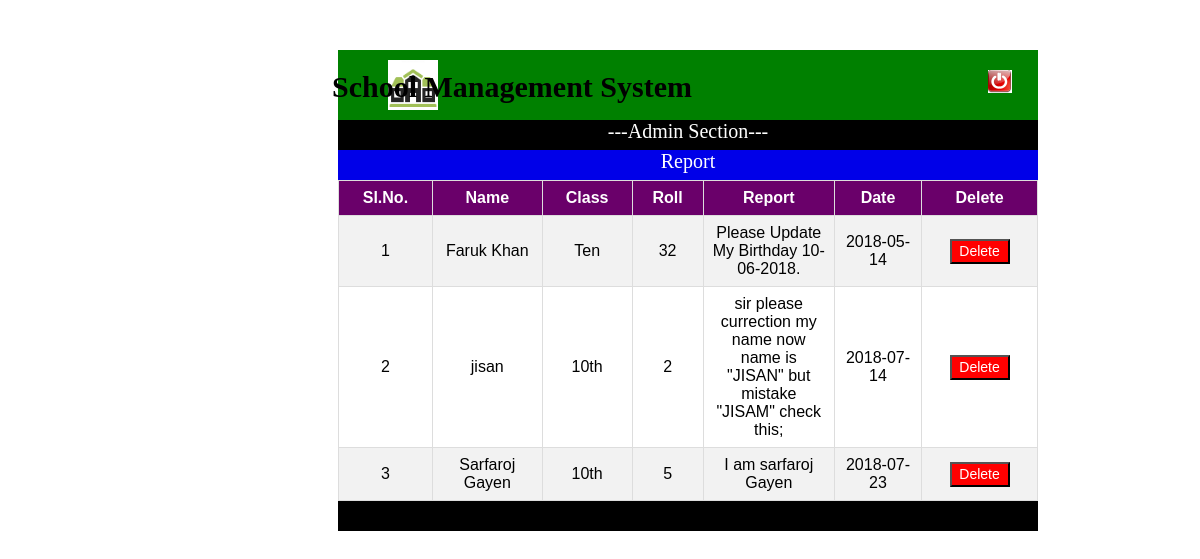
Page /admin_report_show.php on the committed database.
### tables this page shows
CREATE TABLE `report` (
  `id` int(11) NOT NULL,
  `student_name` varchar(100) NOT NULL,
  `class` varchar(20) NOT NULL,
  `roll` varchar(10) NOT NULL,
  `report` longtext NOT NULL,
  `date` varchar(50) NOT NULL
);

### admin_report_show.php (the view, shortened to what this page needs)
<!DOCTYPE html>
<html>
<head>
	<link rel="stylesheet" type="text/css" href="">
	<link rel="stylesheet" type="text/css" href="button2.css">
</head>
<body class="back">
	<div class="header">
	<div class="header_logo"><a href="admin_profile.php"> <img src="slicon.png" style="width: 50px; height: 50px; margin-top:110px;"></a></div>
	<div class="header_beack"> <a href="logout_add.php"><img src="logouts.png" style="margin-left: 550px; margin-top: 20px;"></a></div>
	</div>
	<div class="header_name">School Management System</div>
	<div class="admin"> ---Admin Section---</div>
	<div class="hd">Report</div>
<div class="fm">
<table id="customers">
  <tr>
  	<th>Sl.No.</th>
    <th>Name</th>
    <th>Class</th>
    <th>Roll</th>
     <th>Report</th>
     <th>Date</th>
     <th>Delete</th>
  </tr>
  <?php
include "connection.php";
$qer=mysqli_query($conn,"select * from report ");
$c='1';
while($res=mysqli_fetch_assoc($qer))
{
?>
<tr>
	<td class="tdh" style="width: 10px;"><?php echo $c++;?></td>
	 <td class="tdh"><?php echo $res['student_name'];  ?></td>
	  <td class="tdh"><?php echo $res['class'];  ?></td>
	   <td class="tdh"><?php echo $res['roll'];  ?></td>
	   <td class="tdh"><?php echo $res['report']; ?></td>
	   <td class="tdh"><?php echo $res['date'] ?></td>
	    <td style="text-align: center;"><a href="report_delete.php?id=<?php echo $res['id']; ?>" ><input type="button" name="" value="Delete" class="tdd" ></a></td>
</tr>
   <?php } ?>
</table>
</div>
         <div class="admin"></div>
</body>
</html>

### admin_report_show.php (style rules this page uses)
.header { height: 70px; width: 700px; background-color: green; margin-left: 330px; margin-top: 50px; }
.header_logo { float: left; margin-left: 50px; margin-top: -100px; }
.header_name { float: right; font-size: 30px; margin-top: -50px; margin-right: 500px; font-weight: bold; }
.admin { height: 30px; width: 700px; background: black; margin-left: 330px; color: white; font-size: 20px; text-align: center; }
.hd { height: 30px; width: 700px; background: #0000e8; margin-left: 330px; color: white; font-size: 20px; text-align: center; }
#customers { font-family: "Trebuchet MS", Arial, Helvetica, sans-serif; border-collapse: collapse; width: 100%; }
#customers td, #customers th { border: 1px solid #ddd; padding: 8px; }
#customers tr:nth-child(even) { background-color: #f2f2f2; }
#customers th { padding-top: 8px; padding-bottom: 8px; text-align: center; background-color: #6a006a; color: white; width: 20px; }
.fm { width: 700px; margin-left: 330px; }
.tdh { text-align: center; }
.tdd { text-align: center; height: 25px; width: 60px; font-size: 14px; cursor: pointer; background-color: red; color: white; }

### rows in the picture
report: student_name "Faruk Khan", class "Ten", roll "32", report "Please Update My Birthday 10-06-2018.", date "2018-05-14"
report: student_name "jisan", class "10th", roll "2", report "sir please currection my name now name is \"JISAN\" but mistake \"JISAM\" check this;", date "2018-07-14"
report: student_name "Sarfaroj Gayen", class "10th", roll "5", report "I am sarfaroj Gayen", date "2018-07-23"
